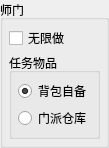
                  <widget class="QGroupBox" name="groupBox_25">
                   <property name="geometry">
                    <rect>
                     <x>206</x>
                     <y>251</y>
                     <width>101</width>
                     <height>141</height>
                    </rect>
                   </property>
                   <property name="maximumSize">
                    <size>
                     <width>16777215</width>
                     <height>150</height>
                    </size>
                   </property>
                   <property name="title">
                    <string>师门</string>
                   </property>
                   <layout class="QVBoxLayout" name="verticalLayout_11">
                    <property name="spacing">
                     <number>3</number>
                    </property>
                    <property name="leftMargin">
                     <number>6</number>
                    </property>
                    <property name="topMargin">
                     <number>6</number>
                    </property>
                    <property name="rightMargin">
                     <number>6</number>
                    </property>
                    <property name="bottomMargin">
                     <number>6</number>
                    </property>
                    <item>
                     <widget class="QCheckBox" name="chk_shi_men_forever">
                      <property name="text">
                       <string>无限做</string>
                      </property>
                     </widget>
                    </item>
                    <item>
                     <widget class="QGroupBox" name="groupBox_shi_men_task_thing">
                      <property name="title">
                       <string>任务物品</string>
                      </property>
                      <layout class="QVBoxLayout" name="verticalLayout_30">
                       <property name="spacing">
                        <number>3</number>
                       </property>
                       <property name="leftMargin">
                        <number>6</number>
                       </property>
                       <property name="topMargin">
                        <number>6</number>
                       </property>
                       <property name="rightMargin">
                        <number>6</number>
                       </property>
                       <property name="bottomMargin">
                        <number>6</number>
                       </property>
                       <item>
                        <widget class="QRadioButton" name="radioButton_12">
                         <property name="text">
                          <string>背包自备</string>
                         </property>
                         <property name="checked">
                          <bool>true</bool>
                         </property>
                        </widget>
                       </item>
                       <item>
                        <widget class="QRadioButton" name="radioButton_13">
                         <property name="toolTip">
                          <string>把杂货都放到</string>
                         </property>
                         <property name="text">
                          <string>门派仓库</string>
                         </property>
                        </widget>
                       </item>
                      </layout>
                     </widget>
                    </item>
                   </layout>
                  </widget>
